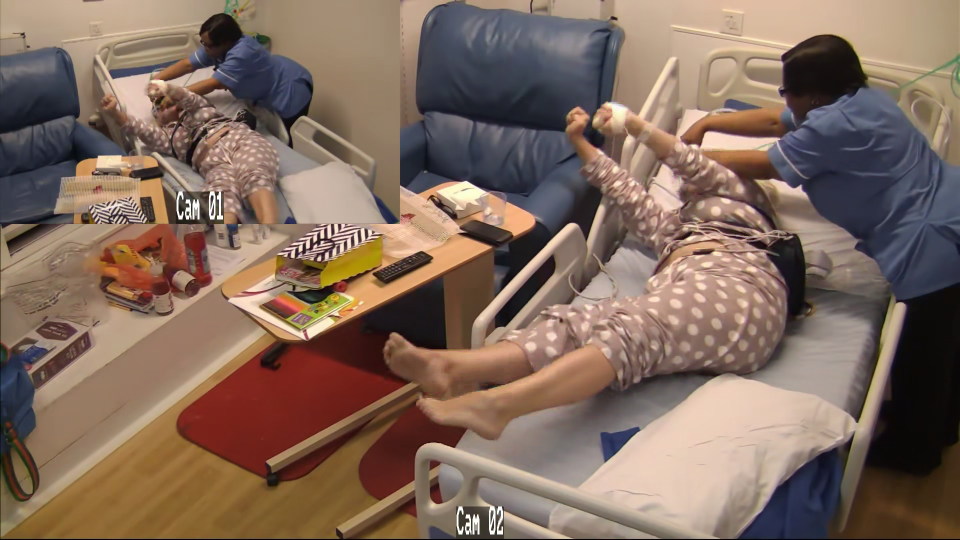
#> input picture figures/030_01.jpg, 1920 x 1080 px, found by its file name (shown at 1/2 size)
$ python blur_face.py
#> lines starting #> are read from the running program, lines starting #| are printed output that depends on the picture
from pathlib import Path

from PIL import Image, ImageFilter, ImageDraw


def blur_face(image, x, y, radius_blur_image, radius_face, radius_blur_image_mask):
    image2 = image.filter(ImageFilter.GaussianBlur(radius=radius_blur_image))
    image2.save('/tmp/blurry.jpg')
    mask = Image.new('L', image.size)
    draw = ImageDraw.Draw(mask)
    x0 = x - radius_face
    x1 = x + radius_face
    y0 = y - radius_face
    y1 = y + radius_face
    xy = x0, y0, x1, y1
    draw.ellipse(xy, fill=255)
    mask = mask.filter(ImageFilter.GaussianBlur(radius=radius_blur_image_mask))
    mask.save('/tmp/mask.png')
    return Image.composite(image2, image, mask)


figures_dir = Path().parent.parent / 'figures'

ssid = '030_01'
points = [
    (1600, 170),
    (435, 75),
]

radii = (
    100,
    60,
)

input_path = figures_dir / f'{ssid}.jpg'
output_path = figures_dir / f'{ssid}_blurred.jpg'
image = Image.open(input_path)
#> image is the input picture: PIL image 1920x1080 RGB; mean R, G, B 129.1, 106.6, 93
for (x, y), radius in zip(points, radii):
    radius_face = radius
    radius_blur_image = 20
    radius_blur_image_mask = 10
    image = blur_face(image, x, y, radius_blur_image, radius_face, radius_blur_image_mask)
#> this loop made 2 passes
#> pass 1, in blur_face, `image2 = image.filter(ImageFilter.GaussianBlur(radius=radius_blur_imag..`:
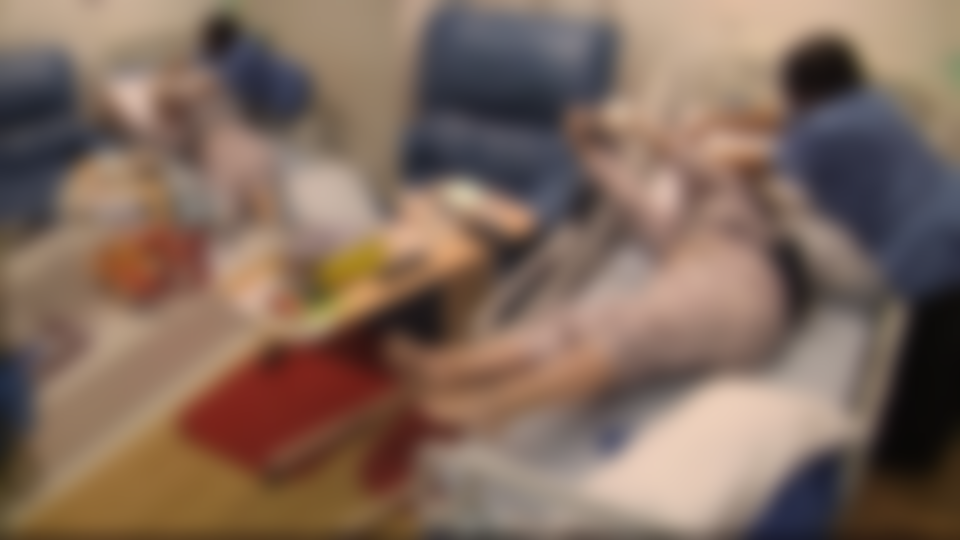
#> image2: PIL image 1920x1080 RGB (shown at 1/2 size); mean R, G, B 128.5, 106.1, 92.6
#> pass 1, in blur_face, `mask = mask.filter(ImageFilter.GaussianBlur(radius=radius_blur_image_m..`:
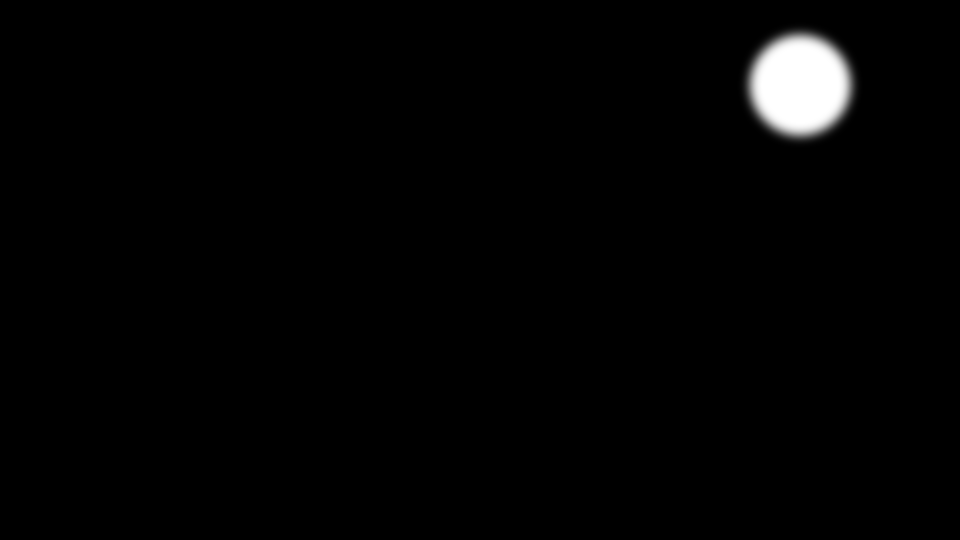
#> mask: PIL image 1920x1080 L (shown at 1/2 size); min 0, max 255, mean 3.9
image.save(output_path)

$ run again, with figures/016_01.jpg copied over figures/030_01.jpg
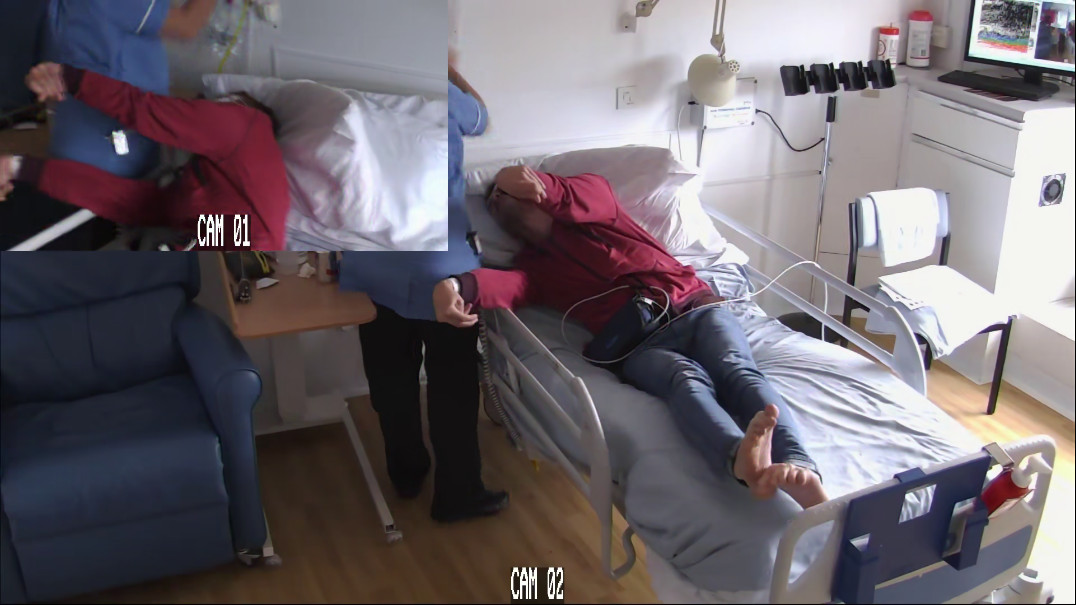
#> input picture figures/016_01.jpg, 1076 x 605 px, found by its file name
#> image is the input picture: PIL image 1076x605 RGB; mean R, G, B 109.7, 102.4, 109
#> the loop `for (x, y), radius in zip(points, radii):` made 2 passes
#> pass 1, in blur_face, `image2 = image.filter(ImageFilter.GaussianBlur(radius=radius_blur_imag..`:
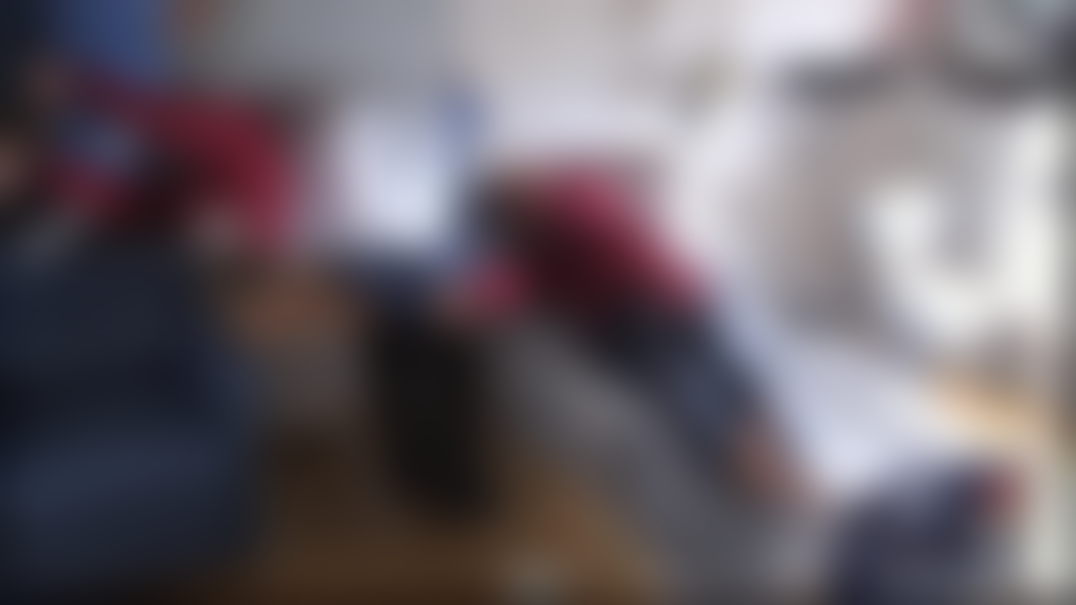
#> image2: PIL image 1076x605 RGB; mean R, G, B 107.9, 100.6, 107.3
#> pass 2, in blur_face (call 2), `mask = mask.filter(ImageFilter.GaussianBlur(radius=radius_blur_image_m..`:
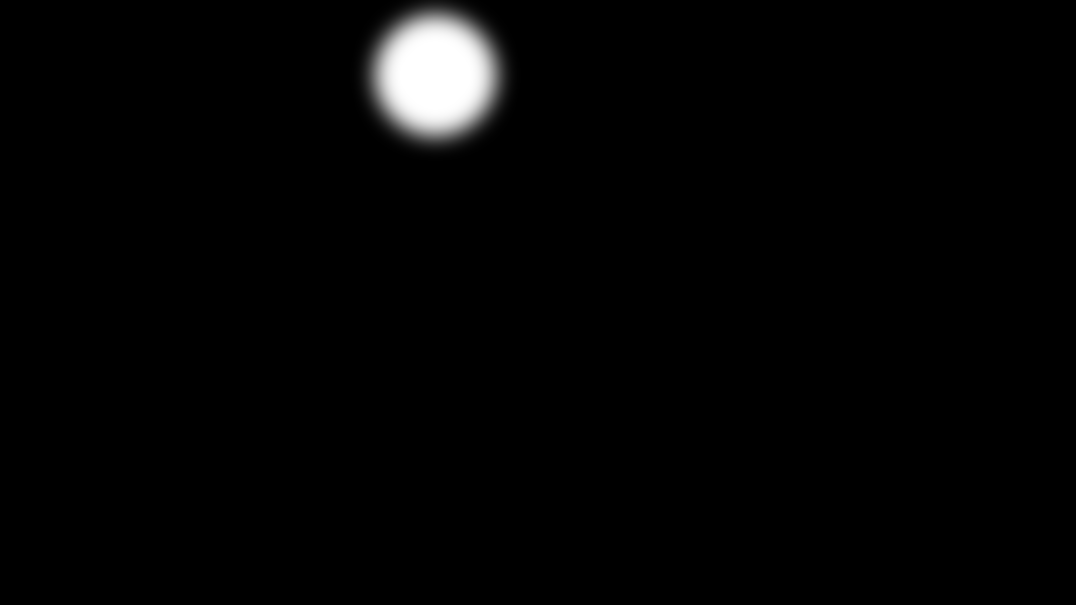
#> mask: PIL image 1076x605 L; min 0, max 255, mean 4.5
